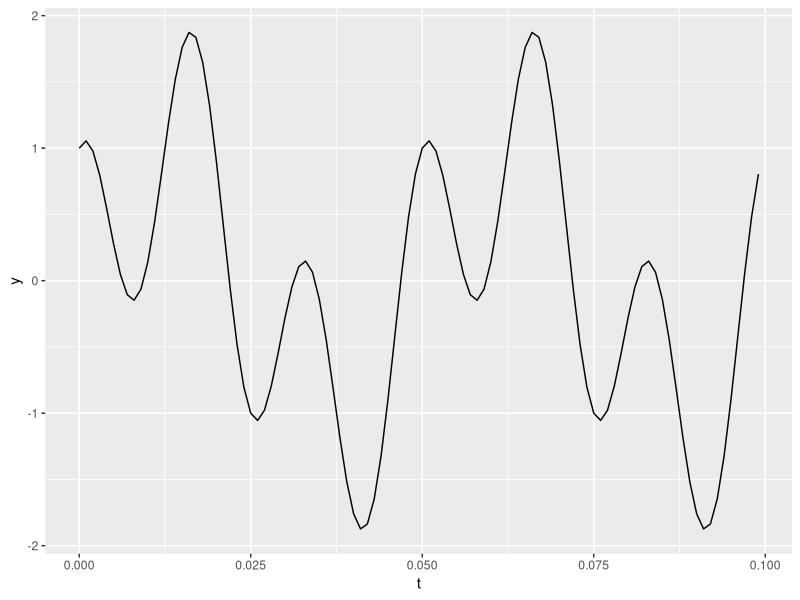
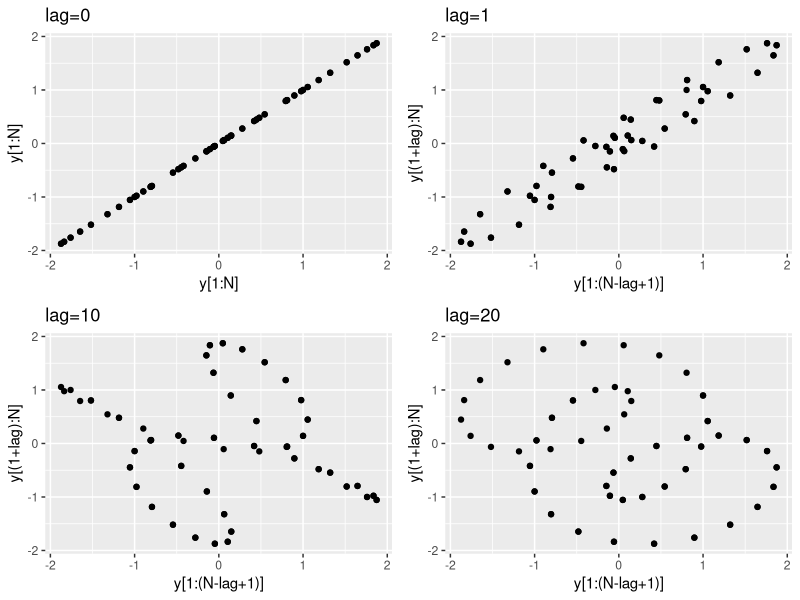
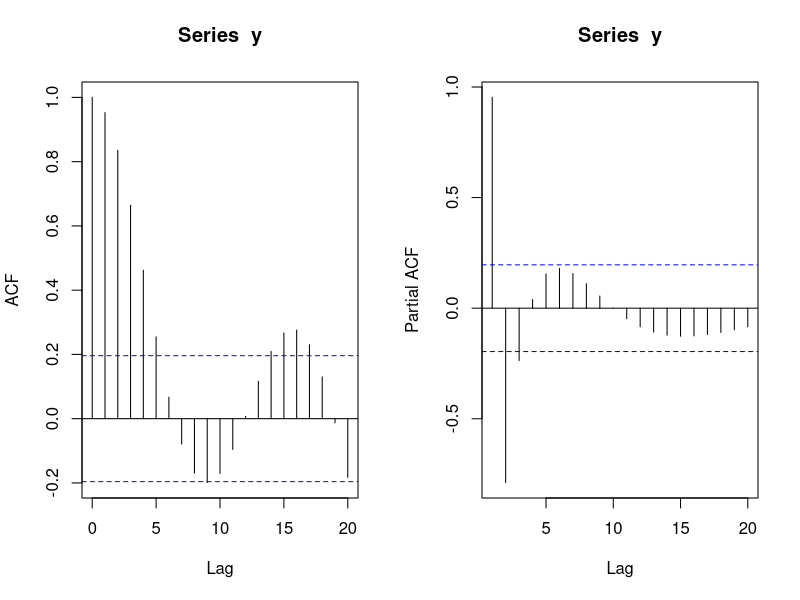
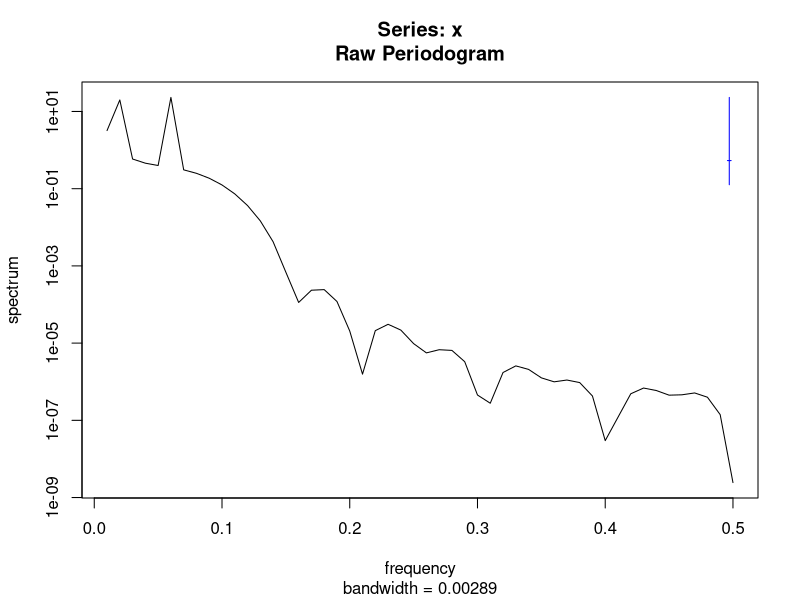

These charts were generated, in order, by the following R code:
# Finding periodicity with "lag"
library(tidyverse)
library(gridExtra)
Fs <- 1000 # sample frequentie (hier 1 kHz)
Ts <- 1/Fs # sample periode (hier 1 msec)
N <- 100 # aantal samples 
t <- c(0 : (N-1)*Ts) # tijdsverloop
F0 <- 20 # frequentie van het tijdssignaal
y <- sin(2*pi*F0*t) + cos(2*pi*3*F0*t) # tijdssignaal
y.ts <- ts(y)
signal <- data.frame(t,y)
signal %>% filter(t<=0.1) %>% ggplot() + geom_line(aes(t,y))
# lag 0
lag <- 0
signal.lag <- data.frame(x1=y,x2=y)
cov(signal.lag$x1,signal.lag$x2)
p0 <- ggplot(data=signal.lag) +
  geom_point(aes(x=x1,y=x2)) +
  labs(x="y[1:N]",y="y[1:N]",title="lag=0")
# lag 1
lag <- 1
signal.lag <- data.frame(x1=y[-c(N:(N-lag+1))],x2=y[-c(1:lag)])
p1 <- ggplot(data=signal.lag) +
  geom_point(aes(x=x1,y=x2)) +
  labs(x="y[1:(N-lag+1)]",y="y[(1+lag):N]",title="lag=1")
# lag 10
lag <- 10
signal.lag <- data.frame(x1=y[-c(N:(N-lag+1))],x2=y[-c(1:lag)])
cov(signal.lag$x1,signal.lag$x2)
p10 <- ggplot(data=signal.lag) +
  geom_point(aes(x=x1,y=x2)) +
  labs(x="y[1:(N-lag+1)]",y="y[(1+lag):N]",title="lag=10")
# lag 20
lag <- 20
signal.lag <- data.frame(x1=y[-c(N:(N-lag+1))],x2=y[-c(1:lag)])
cov(signal.lag$x1,signal.lag$x2)
p20 <- ggplot(data=signal.lag) +
  geom_point(aes(x=x1,y=x2)) +
  labs(x="y[1:(N-lag+1)]",y="y[(1+lag):N]",title="lag=20")
grid.arrange(p0,p1,p10,p20,ncol=2)
par(mfrow=c(1:2))
pacf <- acf(y)
# The graph gets smaller because less and less points are taken into account. If we had inf. number
# of points it there would be no difference between lag=0, lag=T0, lag=2*T0 ...
ppacf <- pacf(y)
# Very hard to read. What is the connection with the original signal???
par(mfrow=c(1,1))
spec.y <- spectrum(y) # Unit of frequency is unit of sample frequency (here kHz)
spec.y$freq[spec.y$spec>spec.y$spec[1]]*Fs

